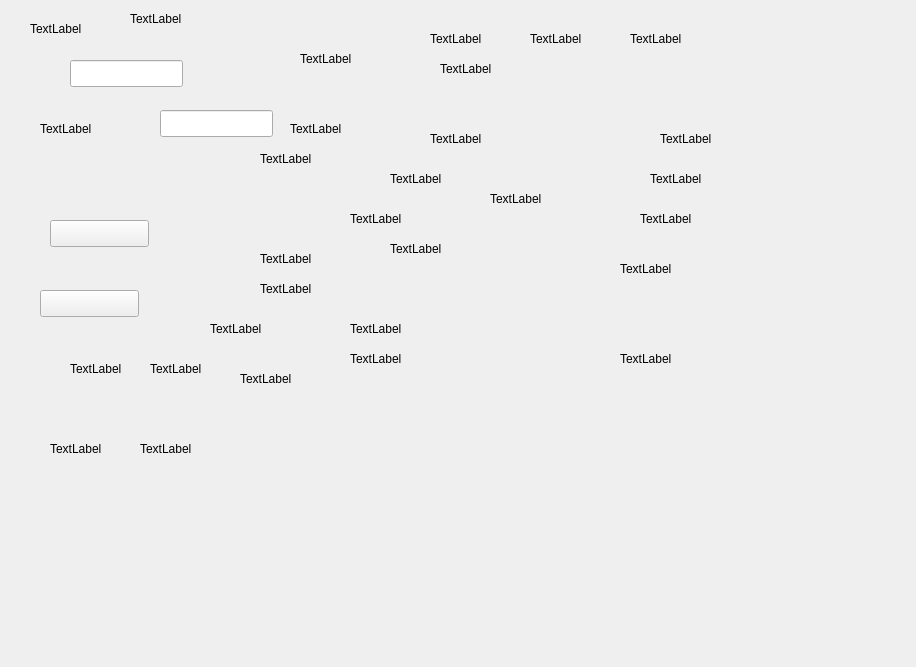
<?xml version="1.0" encoding="UTF-8"?>
<ui version="4.0">
 <class>QSettingDebugForm</class>
 <widget class="QWidget" name="QSettingDebugForm">
  <property name="geometry">
   <rect>
    <x>0</x>
    <y>0</y>
    <width>916</width>
    <height>667</height>
   </rect>
  </property>
  <property name="windowTitle">
   <string>Form</string>
  </property>
  <widget class="QLineEdit" name="ed_settingdebug_lengning">
   <property name="geometry">
    <rect>
     <x>160</x>
     <y>110</y>
     <width>113</width>
     <height>27</height>
    </rect>
   </property>
   <property name="readOnly">
    <bool>true</bool>
   </property>
  </widget>
  <widget class="QLineEdit" name="ed_settingdebug_zheqi">
   <property name="geometry">
    <rect>
     <x>70</x>
     <y>60</y>
     <width>113</width>
     <height>27</height>
    </rect>
   </property>
   <property name="readOnly">
    <bool>true</bool>
   </property>
  </widget>
  <widget class="QLabel" name="le_settingdebug_zhengqi">
   <property name="geometry">
    <rect>
     <x>650</x>
     <y>170</y>
     <width>67</width>
     <height>17</height>
    </rect>
   </property>
   <property name="text">
    <string>TextLabel</string>
   </property>
  </widget>
  <widget class="QLabel" name="le_settingdebug_r">
   <property name="geometry">
    <rect>
     <x>640</x>
     <y>210</y>
     <width>67</width>
     <height>17</height>
    </rect>
   </property>
   <property name="text">
    <string>TextLabel</string>
   </property>
  </widget>
  <widget class="QLabel" name="le_settingdebug_g">
   <property name="geometry">
    <rect>
     <x>620</x>
     <y>260</y>
     <width>67</width>
     <height>17</height>
    </rect>
   </property>
   <property name="text">
    <string>TextLabel</string>
   </property>
  </widget>
  <widget class="QLabel" name="le_settingdebug_b">
   <property name="geometry">
    <rect>
     <x>620</x>
     <y>350</y>
     <width>67</width>
     <height>17</height>
    </rect>
   </property>
   <property name="text">
    <string>TextLabel</string>
   </property>
  </widget>
  <widget class="QLabel" name="le_settingdebug_lengning">
   <property name="geometry">
    <rect>
     <x>660</x>
     <y>130</y>
     <width>67</width>
     <height>17</height>
    </rect>
   </property>
   <property name="text">
    <string>TextLabel</string>
   </property>
  </widget>
  <widget class="QLabel" name="lb_settingdebug_jiashuibeng">
   <property name="geometry">
    <rect>
     <x>290</x>
     <y>120</y>
     <width>67</width>
     <height>17</height>
    </rect>
   </property>
   <property name="text">
    <string>TextLabel</string>
   </property>
  </widget>
  <widget class="QLabel" name="lb_settingdebug_santongfa">
   <property name="geometry">
    <rect>
     <x>260</x>
     <y>150</y>
     <width>67</width>
     <height>17</height>
    </rect>
   </property>
   <property name="text">
    <string>TextLabel</string>
   </property>
  </widget>
  <widget class="QLabel" name="lb_settingdebug_qingxibeng">
   <property name="geometry">
    <rect>
     <x>430</x>
     <y>130</y>
     <width>67</width>
     <height>17</height>
    </rect>
   </property>
   <property name="text">
    <string>TextLabel</string>
   </property>
  </widget>
  <widget class="QLabel" name="lb_settingdebug_pengsuanbeng">
   <property name="geometry">
    <rect>
     <x>390</x>
     <y>170</y>
     <width>67</width>
     <height>17</height>
    </rect>
   </property>
   <property name="text">
    <string>TextLabel</string>
   </property>
  </widget>
  <widget class="QLabel" name="lb_settingdebug_paifeifa">
   <property name="geometry">
    <rect>
     <x>490</x>
     <y>190</y>
     <width>67</width>
     <height>17</height>
    </rect>
   </property>
   <property name="text">
    <string>TextLabel</string>
   </property>
  </widget>
  <widget class="QLabel" name="lb_settingdebug_jianguanfa">
   <property name="geometry">
    <rect>
     <x>350</x>
     <y>210</y>
     <width>67</width>
     <height>17</height>
    </rect>
   </property>
   <property name="text">
    <string>TextLabel</string>
   </property>
  </widget>
  <widget class="QLabel" name="lb_settingdebug_jiaobanji">
   <property name="geometry">
    <rect>
     <x>390</x>
     <y>240</y>
     <width>67</width>
     <height>17</height>
    </rect>
   </property>
   <property name="text">
    <string>TextLabel</string>
   </property>
  </widget>
  <widget class="QLabel" name="lb_settingdebug_yanseled">
   <property name="geometry">
    <rect>
     <x>260</x>
     <y>250</y>
     <width>67</width>
     <height>17</height>
    </rect>
   </property>
   <property name="text">
    <string>TextLabel</string>
   </property>
  </widget>
  <widget class="QLabel" name="lb_settingdebug_zhengqisantongfa">
   <property name="geometry">
    <rect>
     <x>260</x>
     <y>280</y>
     <width>67</width>
     <height>17</height>
    </rect>
   </property>
   <property name="text">
    <string>TextLabel</string>
   </property>
  </widget>
  <widget class="QLabel" name="lb_settingdebug_didingsantongfa">
   <property name="geometry">
    <rect>
     <x>350</x>
     <y>320</y>
     <width>67</width>
     <height>17</height>
    </rect>
   </property>
   <property name="text">
    <string>TextLabel</string>
   </property>
  </widget>
  <widget class="QLabel" name="lb_settingdebug_jianbeng">
   <property name="geometry">
    <rect>
     <x>210</x>
     <y>320</y>
     <width>67</width>
     <height>17</height>
    </rect>
   </property>
   <property name="text">
    <string>TextLabel</string>
   </property>
  </widget>
  <widget class="QLabel" name="lb_settingdebug_leingningshuijinshuifa">
   <property name="geometry">
    <rect>
     <x>350</x>
     <y>350</y>
     <width>67</width>
     <height>17</height>
    </rect>
   </property>
   <property name="text">
    <string>TextLabel</string>
   </property>
  </widget>
  <widget class="QLabel" name="lb_settingdebug_jieshoubeipaifeibeng">
   <property name="geometry">
    <rect>
     <x>240</x>
     <y>370</y>
     <width>67</width>
     <height>17</height>
    </rect>
   </property>
   <property name="text">
    <string>TextLabel</string>
   </property>
  </widget>
  <widget class="QLabel" name="lb_settingdebug_jieshoubeipaifeifa">
   <property name="geometry">
    <rect>
     <x>150</x>
     <y>360</y>
     <width>67</width>
     <height>17</height>
    </rect>
   </property>
   <property name="text">
    <string>TextLabel</string>
   </property>
  </widget>
  <widget class="QLabel" name="lb_settingdebug_zhaomingled">
   <property name="geometry">
    <rect>
     <x>70</x>
     <y>360</y>
     <width>67</width>
     <height>17</height>
    </rect>
   </property>
   <property name="text">
    <string>TextLabel</string>
   </property>
  </widget>
  <widget class="QLabel" name="lb_settingdebug_zhusaibeng">
   <property name="geometry">
    <rect>
     <x>300</x>
     <y>50</y>
     <width>67</width>
     <height>17</height>
    </rect>
   </property>
   <property name="text">
    <string>TextLabel</string>
   </property>
  </widget>
  <widget class="QPushButton" name="pb_zhusaibengup">
   <property name="geometry">
    <rect>
     <x>50</x>
     <y>220</y>
     <width>99</width>
     <height>27</height>
    </rect>
   </property>
   <property name="text">
    <string/>
   </property>
  </widget>
  <widget class="QPushButton" name="pb_zhusaibengdown">
   <property name="geometry">
    <rect>
     <x>40</x>
     <y>290</y>
     <width>99</width>
     <height>27</height>
    </rect>
   </property>
   <property name="text">
    <string/>
   </property>
  </widget>
  <widget class="QLabel" name="label_debug">
   <property name="geometry">
    <rect>
     <x>40</x>
     <y>120</y>
     <width>67</width>
     <height>17</height>
    </rect>
   </property>
   <property name="text">
    <string>TextLabel</string>
   </property>
  </widget>
  <widget class="QLabel" name="lb_settingdebug_c">
   <property name="geometry">
    <rect>
     <x>30</x>
     <y>20</y>
     <width>67</width>
     <height>17</height>
    </rect>
   </property>
   <property name="text">
    <string>TextLabel</string>
   </property>
  </widget>
  <widget class="QLabel" name="lb_settingdebug_yanse">
   <property name="geometry">
    <rect>
     <x>130</x>
     <y>10</y>
     <width>67</width>
     <height>17</height>
    </rect>
   </property>
   <property name="text">
    <string>TextLabel</string>
   </property>
  </widget>
  <widget class="QLabel" name="label_wendu1">
   <property name="geometry">
    <rect>
     <x>50</x>
     <y>440</y>
     <width>67</width>
     <height>17</height>
    </rect>
   </property>
   <property name="text">
    <string>TextLabel</string>
   </property>
  </widget>
  <widget class="QLabel" name="label_wendu2">
   <property name="geometry">
    <rect>
     <x>140</x>
     <y>440</y>
     <width>67</width>
     <height>17</height>
    </rect>
   </property>
   <property name="text">
    <string>TextLabel</string>
   </property>
  </widget>
  <widget class="QLabel" name="ed_settingdebug_r">
   <property name="geometry">
    <rect>
     <x>430</x>
     <y>30</y>
     <width>67</width>
     <height>17</height>
    </rect>
   </property>
   <property name="text">
    <string>TextLabel</string>
   </property>
  </widget>
  <widget class="QLabel" name="ed_settingdebug_g">
   <property name="geometry">
    <rect>
     <x>530</x>
     <y>30</y>
     <width>67</width>
     <height>17</height>
    </rect>
   </property>
   <property name="text">
    <string>TextLabel</string>
   </property>
  </widget>
  <widget class="QLabel" name="ed_settingdebug_b">
   <property name="geometry">
    <rect>
     <x>630</x>
     <y>30</y>
     <width>67</width>
     <height>17</height>
    </rect>
   </property>
   <property name="text">
    <string>TextLabel</string>
   </property>
  </widget>
  <widget class="QLabel" name="le_settingdebug_c">
   <property name="geometry">
    <rect>
     <x>440</x>
     <y>60</y>
     <width>67</width>
     <height>17</height>
    </rect>
   </property>
   <property name="text">
    <string>TextLabel</string>
   </property>
  </widget>
 </widget>
 <resources/>
 <connections/>
</ui>
